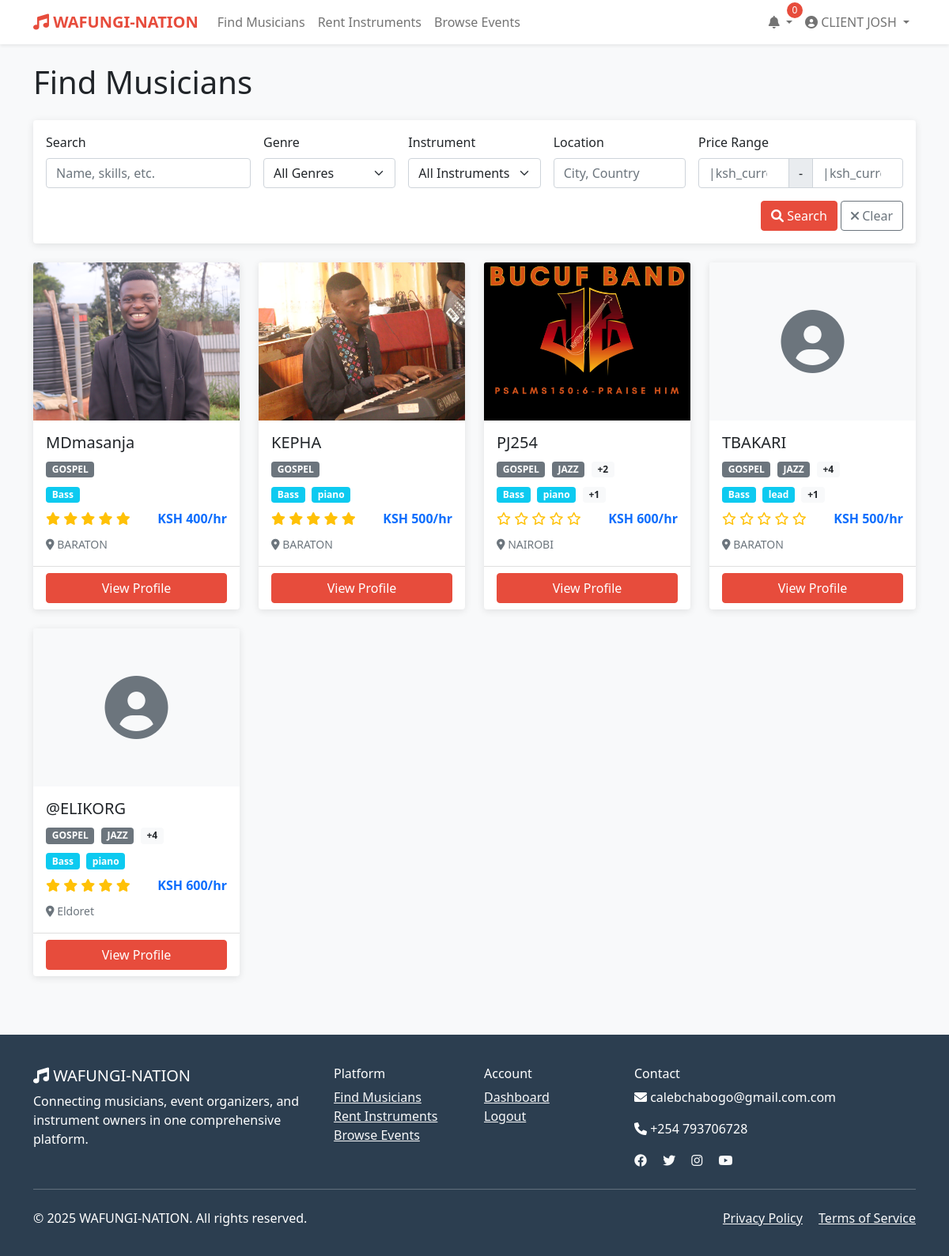
The page /musicians/ (signed in) on the database its author committed.
### wafungi/models.py (models this page shows, shortened)
class User(AbstractUser):
    USER_TYPES = (
        ('musician', 'Musician'),
        ('organizer', 'Event Organizer'),
        ('instrument_owner', 'Instrument Owner'),
        ('client', 'Client'),
    )
    user_type = models.CharField(max_length=20, choices=USER_TYPES)
    phone = models.CharField(max_length=15, blank=True)
    location = models.CharField(max_length=100, blank=True)
    profile_picture = models.ImageField(upload_to='profiles/', blank=True, null=True)
    bio = models.TextField(blank=True)
    is_verified = models.BooleanField(default=False)
    created_at = models.DateTimeField(auto_now_add=True)
    updated_at = models.DateTimeField(auto_now=True)

class MusicianProfile(models.Model):
    user = models.OneToOneField(User, on_delete=models.CASCADE)
    stage_name = models.CharField(max_length=100, blank=True)
    genres = models.ManyToManyField(Genre)
    instruments = models.ManyToManyField(Instrument)
    experience_years = models.PositiveIntegerField(default=0)
    hourly_rate = models.DecimalField(max_digits=10, decimal_places=2, default=0)
    availability_status = models.BooleanField(default=True)
    portfolio_url = models.URLField(blank=True)
    sample_audio = models.FileField(upload_to='audio_samples/', blank=True, null=True)
    rating = models.DecimalField(max_digits=3, decimal_places=2, default=0.0)
    total_gigs = models.PositiveIntegerField(default=0)

class Genre(models.Model):
    name = models.CharField(max_length=50, unique=True)
    description = models.TextField(blank=True)

class Instrument(models.Model):
    name = models.CharField(max_length=50, unique=True)
    category = models.CharField(max_length=50)

### wafungi/views.py (the view, shortened to what this page needs)
# urls.py: path('musicians/', views.search_musicians, name='search_musicians'),
def search_musicians(request):
    musicians = MusicianProfile.objects.filter(
        user__is_active=True,
        availability_status=True
    ).select_related('user').prefetch_related('genres', 'instruments')
    genre_filter = request.GET.get('genre')
    if genre_filter:
        musicians = musicians.filter(genres__id=genre_filter)
    instrument_filter = request.GET.get('instrument')
    if instrument_filter:
        musicians = musicians.filter(instruments__id=instrument_filter)
    location_filter = request.GET.get('location')
    if location_filter:
        musicians = musicians.filter(user__location__icontains=location_filter)
    search_query = request.GET.get('q')
    paginator = Paginator(musicians, 12)
    page_number = request.GET.get('page')
    page_obj = paginator.get_page(page_number)
    context = {
        'page_obj': page_obj,
        'genres': Genre.objects.all(),
        'instruments': Instrument.objects.all(),
        'current_filters': {
            'genre': genre_filter,
            'instrument': instrument_filter,
            'location': location_filter,
            'q': search_query,
        }
    }
    return render(request, 'wafungi/search_musicians.html', context)

### wafungi/templatetags/wafungi_filters.py (called while the page is built)
@register.filter
def ksh_currency(value):
    try:
        return f"KSH {float(value):,.0f}"
    except (ValueError, TypeError):
        return "KSH 0"

### templates/wafungi/search_musicians.html (shortened to what this page needs)
{% extends 'base.html' %}
{% load wafungi_filters %}
{% block content %}
<div class="container py-4">
    <div class="row">
        <div class="col-12">
            <h1 class="mb-4">Find Musicians</h1>
        </div>
    </div>
    <div class="row mb-4">
        <div class="col-12">
            <div class="card">
                <div class="card-body">
                    <form method="get" action="{% url 'search_musicians' %}">
                        <div class="row g-3">
                            <div class="col-md-3">
                                <label class="form-label">Search</label>
                                <input type="text" name="q" class="form-control" placeholder="Name, skills, etc." value="{{ current_filters.q|default:'' }}">
                            </div>
                            <div class="col-md-2">
                                <label class="form-label">Genre</label>
                                <select name="genre" class="form-select">
                                    <option value="">All Genres</option>
                                </select>
                            </div>
                            <div class="col-md-2">
                                <label class="form-label">Instrument</label>
                                <select name="instrument" class="form-select">
                                    <option value="">All Instruments</option>
                                </select>
                            </div>
                            <div class="col-md-2">
                                <label class="form-label">Location</label>
                                <input type="text" name="location" class="form-control" placeholder="City, Country" value="{{ current_filters.location|default:'' }}">
                            </div>
                            <div class="col-md-3">
                                <label class="form-label">Price Range</label>
                                <div class="input-group">
                                    <input type="number" name="min_rate" class="form-control" placeholder="|ksh_currency" value="{{ current_filters.min_rate|default:'' }}">
                                    <span class="input-group-text">-</span>
                                    <input type="number" name="max_rate" class="form-control" placeholder="|ksh_currency" value="{{ current_filters.max_rate|default:'' }}">
                                </div>
                            </div>
                            <div class="col-12 text-end">
                                <button type="submit" class="btn btn-primary">
                                    <i class="fas fa-search"></i> Search
                                </button>
                                <a href="{% url 'search_musicians' %}" class="btn btn-outline-secondary">
                                    <i class="fas fa-times"></i> Clear
                                </a>
                            </div>
                        </div>
                    </form>
                </div>
            </div>
        </div>
    </div>
    <div class="row g-4">
        {% if page_obj %}
            {% for musician in page_obj %}
                <div class="col-md-4 col-lg-3">
                    <div class="card h-100 musician-card">
                        {% if musician.user.profile_picture %}
                            <img src="{{ musician.user.profile_picture.url }}" class="card-img-top" alt="{{ musician.stage_name }}">
                        {% else %}
                            <div class="card-img-top bg-light d-flex align-items-center justify-content-center" style="height: 200px;">
                                <i class="fas fa-user-circle fa-5x text-muted"></i>
                            </div>
                        {% endif %}
                        <div class="card-body">
                            <h5 class="card-title">{{ musician.stage_name|default:musician.user.get_full_name }}</h5>
                            <div class="mb-2">
                                {% for genre in musician.genres.all|slice:":2" %}
                                    <span class="badge bg-secondary me-1">{{ genre.name }}</span>
                                {% endfor %}
                                {% if musician.genres.count > 2 %}
                                    <span class="badge bg-light text-dark">+{{ musician.genres.count|add:"-2" }}</span>
                                {% endif %}
                            </div>
                            <div class="mb-2">
                                {% for instrument in musician.instruments.all|slice:":2" %}
                                    <span class="badge bg-info me-1">{{ instrument.name }}</span>
                                {% endfor %}
                                {% if musician.instruments.count > 2 %}
                                    <span class="badge bg-light text-dark">+{{ musician.instruments.count|add:"-2" }}</span>
                                {% endif %}
                            </div>
                            <div class="d-flex justify-content-between align-items-center">
                                <div class="rating">
                                    {% for i in "12345" %}
                                        {% if forloop.counter <= musician.rating %}
                                            <i class="fas fa-star"></i>
                                        {% else %}
                                            <i class="far fa-star"></i>
                                        {% endif %}
                                    {% endfor %}
                                </div>
                                <span class="fw-bold text-primary">{{ musician.hourly_rate|ksh_currency }}/hr</span>
                            </div>
                            <p class="card-text mt-2">
                                <small class="text-muted">
                                    <i class="fas fa-map-marker-alt"></i> {{ musician.user.location|default:"Location not specified" }}
                                </small>
                            </p>
                        </div>
                        <div class="card-footer bg-transparent">
                            <a href="{% url 'musician_detail' musician.id %}" class="btn btn-primary w-100">View Profile</a>
                        </div>
                    </div>
                </div>
            {% endfor %}
        {% else %}
            <div class="col-12 text-center py-5">
                <i class="fas fa-search fa-3x text-muted mb-3"></i>
                <h3>No musicians found</h3>
                <p class="text-muted">Try adjusting your search filters or check back later.</p>
            </div>
        {% endif %}
    </div>
</div>
{% endblock %}

### templates/base.html (shortened to what this page needs)
<!DOCTYPE html>
<html lang="en">
<head>
    <link href="https://cdn.jsdelivr.net/npm/bootstrap@5.1.3/dist/css/bootstrap.min.css" rel="stylesheet">
    <link rel="stylesheet" href="https://cdnjs.cloudflare.com/ajax/libs/font-awesome/6.0.0/css/all.min.css">
</head>
<body>
    <nav class="navbar navbar-expand-lg navbar-light bg-white shadow-sm">
        <div class="container">
            <a class="navbar-brand" href="{% url 'home' %}">
                <i class="fas fa-music"></i> WAFUNGI-NATION
            </a>
            <div class="collapse navbar-collapse" id="navbarNav">
                <ul class="navbar-nav me-auto">
                    <li class="nav-item">
                        <a class="nav-link" href="{% url 'search_musicians' %}">Find Musicians</a>
                    </li>
                    <li class="nav-item">
                        <a class="nav-link" href="{% url 'search_instruments' %}">Rent Instruments</a>
                    </li>
                    <li class="nav-item">
                        <a class="nav-link" href="{% url 'browse_events' %}">Browse Events</a>
                    </li>
                </ul>
                <ul class="navbar-nav">
                    {% if user.is_authenticated %}
                        <li class="nav-item dropdown">
                            <a class="nav-link dropdown-toggle" href="#" id="notificationDropdown" role="button" data-bs-toggle="dropdown">
                                <i class="fas fa-bell"></i>
                                <span class="notification-badge" id="notificationCount">0</span>
                            </a>
                        </li>
                        <li class="nav-item dropdown">
                            <a class="nav-link dropdown-toggle" href="#" id="navbarDropdown" role="button" data-bs-toggle="dropdown">
                                {% if user.profile_picture %}
                                    <img src="{{ user.profile_picture.url }}" alt="Profile" class="rounded-circle" width="30" height="30">
                                {% else %}
                                    <i class="fas fa-user-circle"></i>
                                {% endif %}
                                {{ user.get_full_name|default:user.username }}
                            </a>
                        </li>
                    {% endif %}
                </ul>
            </div>
        </div>
    </nav>
    <main>
        {% block content %}{% endblock %}
    </main>
    <footer>
        <div class="container">
            <div class="row">
                <div class="col-md-4">
                    <h5><i class="fas fa-music"></i> WAFUNGI-NATION</h5>
                    <p>Connecting musicians, event organizers, and instrument owners in one comprehensive platform.</p>
                </div>
                <div class="col-md-2">
                    <h6>Platform</h6>
                    <ul class="list-unstyled">
                        <li><a href="{% url 'search_musicians' %}" class="text-light">Find Musicians</a></li>
                        <li><a href="{% url 'search_instruments' %}" class="text-light">Rent Instruments</a></li>
                        <li><a href="{% url 'browse_events' %}" class="text-light">Browse Events</a></li>
                    </ul>
                </div>
                <div class="col-md-2">
                    <h6>Account</h6>
                    <ul class="list-unstyled">
                        {% if user.is_authenticated %}
                            <li><a href="{% url 'dashboard' %}" class="text-light">Dashboard</a></li>
                            <li><a href="{% url 'logout' %}" class="text-light">Logout</a></li>
                        {% else %}
                            <li><a href="{% url 'login' %}" class="text-light">Login</a></li>
                            <li><a href="{% url 'register' %}" class="text-light">Register</a></li>
                        {% endif %}
                    </ul>
                </div>
                <div class="col-md-4">
                    <h6>Contact</h6>
                    <p><i class="fas fa-envelope"></i> calebchabogo@gmail.com.com</p>
                    <p><i class="fas fa-phone"></i> +254 793706728</p>
                    <div class="social-links">
                        <a href="#" class="text-light me-3"><i class="fab fa-facebook"></i></a>
                        <a href="#" class="text-light me-3"><i class="fab fa-twitter"></i></a>
                        <a href="#" class="text-light me-3"><i class="fab fa-instagram"></i></a>
                        <a href="#" class="text-light"><i class="fab fa-youtube"></i></a>
                    </div>
                </div>
            </div>
            <hr class="my-4">
            <div class="row">
                <div class="col-md-6">
                    <p>&copy; 2025 WAFUNGI-NATION. All rights reserved.</p>
                </div>
                <div class="col-md-6 text-end">
                    <a href="#" class="text-light me-3">Privacy Policy</a>
                    <a href="#" class="text-light">Terms of Service</a>
                </div>
            </div>
        </div>
    </footer>
</body>
</html>

### templates/base.html (style rules this page uses)
:root { --primary-color: #e74c3c; --secondary-color: #3498db; --accent-color: #f39c12; --dark-color: #2c3e50; --light-color: #ecf0f1; }
body { font-family: 'Segoe UI', Tahoma, Geneva, Verdana, sans-serif; background-color: #f8f9fa; }
.navbar-brand { font-weight: bold; color: var(--primary-color) !important; }
.btn-primary { background-color: var(--primary-color); border-color: var(--primary-color); }
.card { border: none; box-shadow: 0 2px 10px rgba(0,0,0,0.1); transition: transform 0.2s; }
.notification-badge { position: absolute; top: -5px; right: -5px; background: var(--primary-color); color: white; border-radius: 50%; width: 20px; height: 20px; font-size: 12px; display: flex; align-items: center; justify-content: center; }
.musician-card img { height: 200px; object-fit: cover; }
.rating { color: #ffc107; }
footer { background-color: var(--dark-color); color: white; padding: 40px 0 20px; margin-top: 50px; }

### rows shown on the page
User: get_full_name "CLIENT JOSH"
MusicianProfile: user.profile_picture (picture), stage_name "MDmasanja", rating 5 (drawn), hourly_rate|ksh_currency "KSH 400", user.location "BARATON"
Genre: name "GOSPEL"
Instrument: name "Bass"
MusicianProfile: user.profile_picture (picture), stage_name "KEPHA", rating 5 (drawn), hourly_rate|ksh_currency "KSH 500", user.location "BARATON"
Instrument: name "piano"
MusicianProfile: user.profile_picture (picture), stage_name "PJ254", genres.count|add "2", instruments.count|add "1", rating 0 (drawn), hourly_rate|ksh_currency "KSH 600", user.location "NAIROBI"
Genre: name "JAZZ"
MusicianProfile: stage_name "TBAKARI", genres.count|add "4", instruments.count|add "1", rating 0 (drawn), hourly_rate|ksh_currency "KSH 500", user.location "BARATON"
Instrument: name "lead"
MusicianProfile: stage_name "@ELIKORG", genres.count|add "4", rating 5 (drawn), hourly_rate|ksh_currency "KSH 600", user.location "Eldoret"
